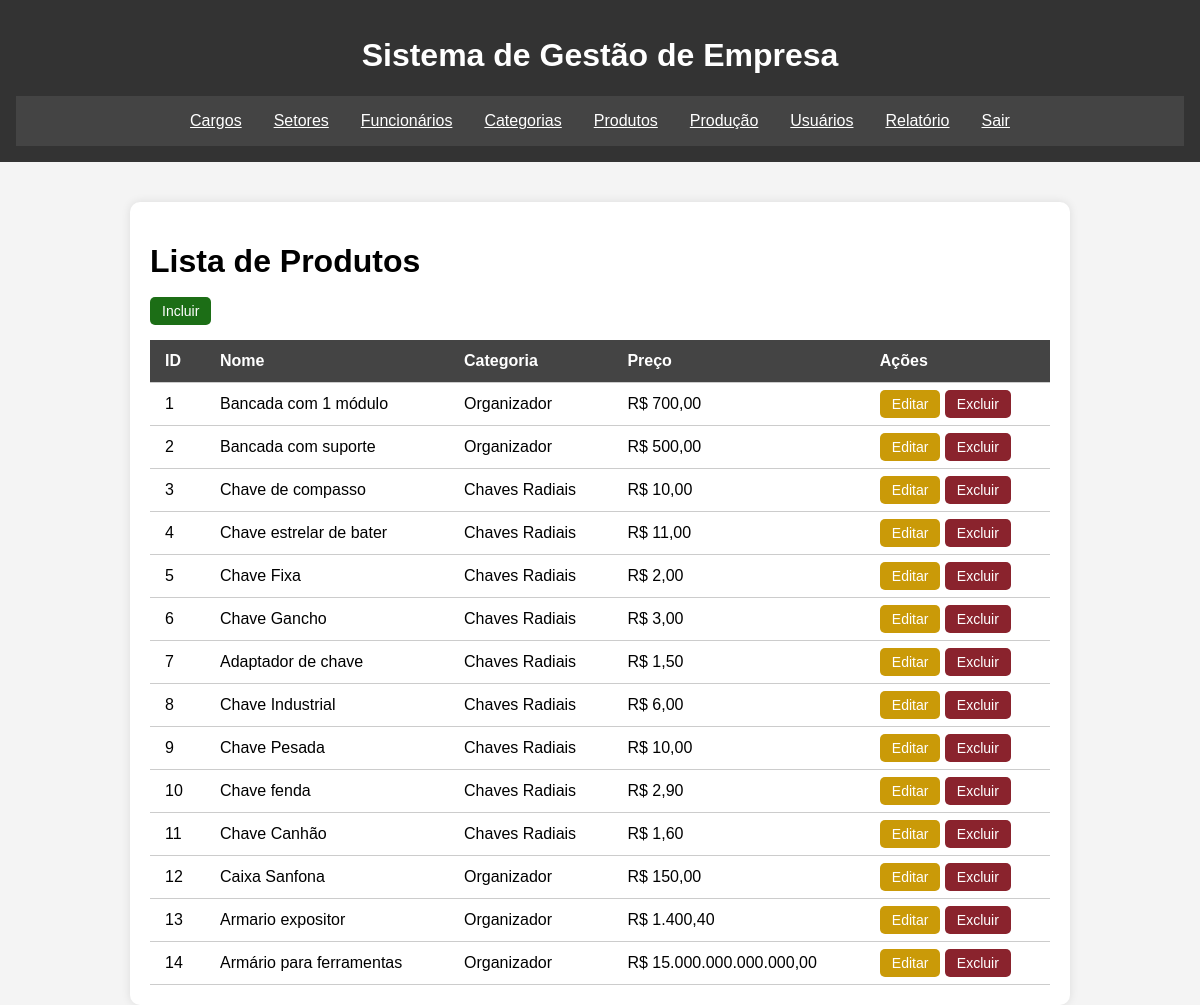
Page /lista-produtos.php (signed in) on the committed database.
### tables this page shows
CREATE TABLE `produtos` (
  `ProdutoID` int(11) NOT NULL,
  `Nome` varchar(45) DEFAULT NULL,
  `Preco` float DEFAULT NULL,
  `CategoriaID` int(11) DEFAULT NULL,
  `Referencia` varchar(45) DEFAULT NULL,
  `Descricao` longtext DEFAULT NULL,
  `Peso` float DEFAULT NULL
);

CREATE TABLE `categorias` (
  `CategoriaID` int(11) NOT NULL,
  `Nome` varchar(45) DEFAULT NULL,
  `Descricao` tinytext DEFAULT NULL
);

### lista-produtos.php (the view, shortened to what this page needs)
<?php
include_once './include/conexao.php';
include_once './include/header.php';
$sql = "SELECT p.ProdutoID, p.Nome AS Produto, c.Nome AS Categoria, p.Preco
        FROM produtos p
        LEFT JOIN categorias c ON p.CategoriaID = c.CategoriaID";
$resultado = $conn->query($sql);
?>
<main>
  <div class="container">
      <h1>Lista de Produtos</h1>
      <a href="salvar-produtos.php" class="btn btn-add">Incluir</a>
      <table>
        <thead>
          <tr>
            <th>ID</th>
            <th>Nome</th>
            <th>Categoria</th>
            <th>Preço</th>
            <th>Ações</th>
          </tr>
        </thead>
        <tbody>
          <?php
          while ($dado = $resultado->fetch_assoc()) {
          ?>
          <tr>
            <td><?php echo $dado['ProdutoID']; ?></td>
            <td><?php echo $dado['Produto']; ?></td>
            <td><?php echo $dado['Categoria']; ?></td>
            <td>R$ <?php echo number_format($dado['Preco'], 2, ',', '.'); ?></td>
            <td>
              <a href="salvar-produtos.php?id=<?php echo $dado['ProdutoID']; ?>" class="btn btn-edit">Editar</a>
              <a href="excluir-produtos.php?id=<?php echo $dado['ProdutoID']; ?>" class="btn btn-delete">Excluir</a>
            </td>
          </tr>
          <?php
          }
          ?>
        </tbody>
      </table>
    </div>
</main>
<?php
include_once './include/footer.php';
?>

### assets/style.css (style rules this page uses)
body { font-family: Arial, sans-serif; background-color: #f4f4f4; margin: 0; padding: 0; }
.container { max-width: 900px; margin: 40px auto 0 auto; background: #fff; padding: 20px; border-radius: 10px; box-shadow: 0 0 10px rgba(0,0,0,0.1); }
table { width: 100%; border-collapse: collapse; margin-top: 20px; }
th, td { padding: 12px 15px; border-bottom: 1px solid #ccc; text-align: left; }
th { background-color: #444; color: white; }
.btn { padding: 6px 12px; border: none; border-radius: 5px; color: white; cursor: pointer; text-decoration: none; font-size: 14px; }
.btn-add { background-color: #1c6e16; }
.btn-edit { background-color: #ca9a08; }
.btn-delete { background-color: #8a232d; }

### rows in the picture
produtos: ProdutoID "1", Nome "Bancada com 1 módulo", CategoriaID.Nome "Organizador", Preco "700,00"
produtos: ProdutoID "2", Nome "Bancada com suporte", CategoriaID.Nome "Organizador", Preco "500,00"
produtos: ProdutoID "3", Nome "Chave de compasso", CategoriaID.Nome "Chaves Radiais", Preco "10,00"
produtos: ProdutoID "4", Nome "Chave estrelar de bater", CategoriaID.Nome "Chaves Radiais", Preco "11,00"
produtos: ProdutoID "5", Nome "Chave Fixa", CategoriaID.Nome "Chaves Radiais", Preco "2,00"
produtos: ProdutoID "6", Nome "Chave Gancho", CategoriaID.Nome "Chaves Radiais", Preco "3,00"
produtos: ProdutoID "7", Nome "Adaptador de chave", CategoriaID.Nome "Chaves Radiais", Preco "1,50"
produtos: ProdutoID "8", Nome "Chave Industrial", CategoriaID.Nome "Chaves Radiais", Preco "6,00"
produtos: ProdutoID "9", Nome "Chave Pesada", CategoriaID.Nome "Chaves Radiais", Preco "10,00"
produtos: ProdutoID "10", Nome "Chave fenda", CategoriaID.Nome "Chaves Radiais", Preco "2,90"
produtos: ProdutoID "11", Nome "Chave Canhão", CategoriaID.Nome "Chaves Radiais", Preco "1,60"
produtos: ProdutoID "12", Nome "Caixa Sanfona", CategoriaID.Nome "Organizador", Preco "150,00"
produtos: ProdutoID "13", Nome "Armario expositor", CategoriaID.Nome "Organizador", Preco "1.400,40"
produtos: ProdutoID "14", Nome "Armário para ferramentas", CategoriaID.Nome "Organizador", Preco "15.000.000.000.000,00"
